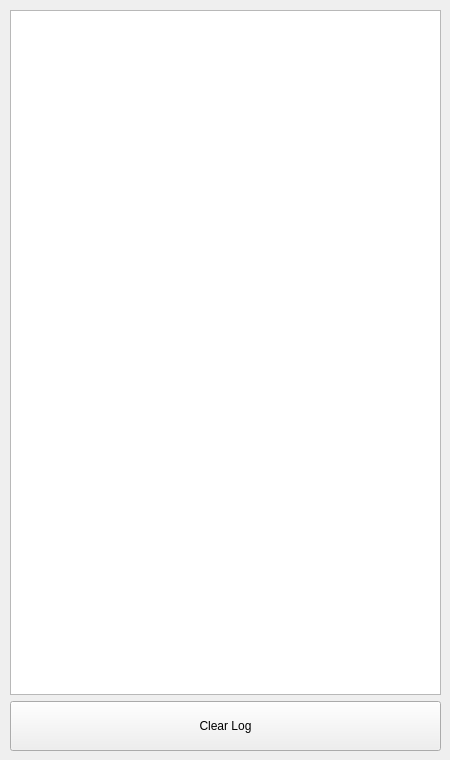
         <widget class="QWidget" name="debug">
          <attribute name="title">
           <string>Log</string>
          </attribute>
          <widget class="QWidget" name="verticalLayoutWidget_3">
           <property name="geometry">
            <rect>
             <x>10</x>
             <y>10</y>
             <width>431</width>
             <height>741</height>
            </rect>
           </property>
           <layout class="QVBoxLayout" name="verticalLayout_3">
            <item>
             <widget class="QTextEdit" name="textEdit_debug_log">
              <property name="minimumSize">
               <size>
                <width>0</width>
                <height>0</height>
               </size>
              </property>
              <property name="maximumSize">
               <size>
                <width>16777215</width>
                <height>800</height>
               </size>
              </property>
              <property name="styleSheet">
               <string notr="true"/>
              </property>
              <property name="lineWrapMode">
               <enum>QTextEdit::NoWrap</enum>
              </property>
              <property name="html">
               <string>&lt;!DOCTYPE HTML PUBLIC &quot;-//W3C//DTD HTML 4.0//EN&quot; &quot;http://www.w3.org/TR/REC-html40/strict.dtd&quot;&gt;
&lt;html&gt;&lt;head&gt;&lt;meta name=&quot;qrichtext&quot; content=&quot;1&quot; /&gt;&lt;style type=&quot;text/css&quot;&gt;
p, li { white-space: pre-wrap; }
&lt;/style&gt;&lt;/head&gt;&lt;body style=&quot; font-family:'Helvetica'; font-size:8pt; font-weight:400; font-style:normal;&quot;&gt;
&lt;p style=&quot;-qt-paragraph-type:empty; margin-top:0px; margin-bottom:0px; margin-left:0px; margin-right:0px; -qt-block-indent:0; text-indent:0px; font-family:'MS Shell Dlg 2';&quot;&gt;&lt;br /&gt;&lt;/p&gt;&lt;/body&gt;&lt;/html&gt;</string>
              </property>
             </widget>
            </item>
            <item>
             <widget class="QPushButton" name="pushButton_clear_log">
              <property name="minimumSize">
               <size>
                <width>0</width>
                <height>50</height>
               </size>
              </property>
              <property name="maximumSize">
               <size>
                <width>16777215</width>
                <height>50</height>
               </size>
              </property>
              <property name="styleSheet">
               <string notr="true"/>
              </property>
              <property name="text">
               <string>Clear Log</string>
              </property>
             </widget>
            </item>
           </layout>
          </widget>
         </widget>
